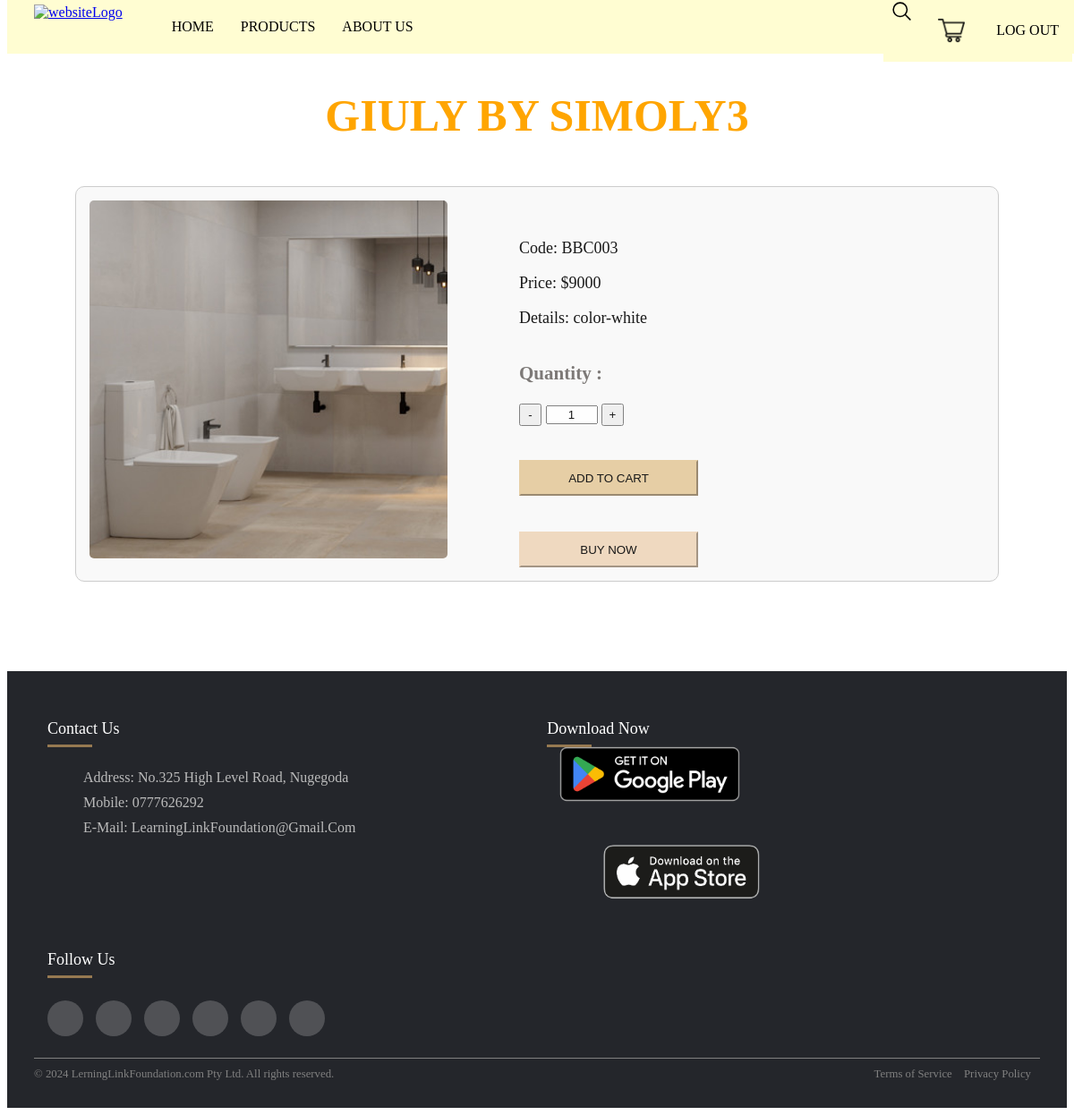
The app's page /product1details/priduct1details.php?productCode=BBC003 with its own data.
### tables this page shows
CREATE TABLE `product` (
  `productCode` varchar(8) NOT NULL,
  `productType` varchar(255) NOT NULL,
  `productPrice` int(10) NOT NULL,
  `description` varchar(255) DEFAULT NULL,
  `productName` varchar(255) DEFAULT NULL,
  `imageName` varchar(255) DEFAULT NULL,
  `imagePath` varchar(255) DEFAULT NULL
);

### product1details/product1details.dbh.php (called while the page is built, shortened)
<?php
include '../dbconnection.php';
$productCode = isset($_GET['productCode']) ? $_GET['productCode'] : '';
$sql = "SELECT * FROM product WHERE productCode = ?";
$stmt = $conn->prepare($sql);
$stmt->bind_param("s", $productCode);
$stmt->execute();
$result = $stmt->get_result();
if ($result->num_rows > 0) {
    $product = $result->fetch_assoc();
} else {
    echo "Product not found.";
    exit;
}
?>

### product1details/priduct1details.php (the view, shortened to what this page needs)
<?php
    include 'product1details.dbh.php';
    include '../header.php';
?>
<!DOCTYPE html>
<html lang="en">
<head>
    <link rel="stylesheet" href="product1details.css">
</head>
<body>
<h1 class="item-name"><?php echo htmlspecialchars($product['productName']); ?></h1>
    <div class="product-detail">
        <img src="<?php echo htmlspecialchars($product['imagePath']); ?>" alt="<?php echo htmlspecialchars($product['imageName']); ?>" class="image">
        <div class="sub-details">
        <p>Code: <?php echo htmlspecialchars($product['productCode']); ?></p>
        <p>Price: $<?php echo htmlspecialchars($product['productPrice']); ?></p>
        <p>Details: <?php echo htmlspecialchars($product['description']); ?></p>
                    <p style="display: flex;"><h3 style="color: #706c69;">Quantity :</h3>
                    <button class="btn" onclick="decreaseQuantity()">-</button>
                    <input type="text" class="quantity-input" value="1" id="quantity">
                    <button class="btn" onclick="increaseQuantity()">+</button></p>
                    <form method="post" action="../cart/cart.dbh.php">
            <button type="submit" class="btn1">ADD TO CART</button>
        </form>
                        <button class="btn2">BUY NOW</button>
    </div></div>
</body>
</html>
<?php
    include '../footer.php';
?>

### product1details/product1details.css (style rules this page uses)
.product-detail { display: flex; max-width: 1000px; margin: auto; padding: 15px; border: 1px solid #ccc; border-radius: 10px; background-color: #f9f9f9; }
.product-detail img { width: 400px; height: 400px; object-fit: cover; border-radius: 5px; }
.sub-details { margin: 25px auto auto 80px; font-size: 18px; opacity: 90%; }
.item-name { margin: 100px auto 50px; text-align: center; color: orange; font-size: 50px; }
.btn { margin:auto auto 20px auto; width: 25px; height: 25px; }
.quantity-input { width: 50px; text-align: center; }
.btn1 { margin-right: 25px; width: 200px; height: 40px; background-color: #E4CA9D; border-color: #E4CA9D; }
.btn2 { margin-top: 40px; width: 200px; height: 40px; background-color: #EFD6BA; border-color: #EFD6BA; }

### records on screen
product: productName "GIULY BY SIMOLY3", imagePath+imageName (picture), productCode "BBC003", productPrice "9000", description "color-white"
